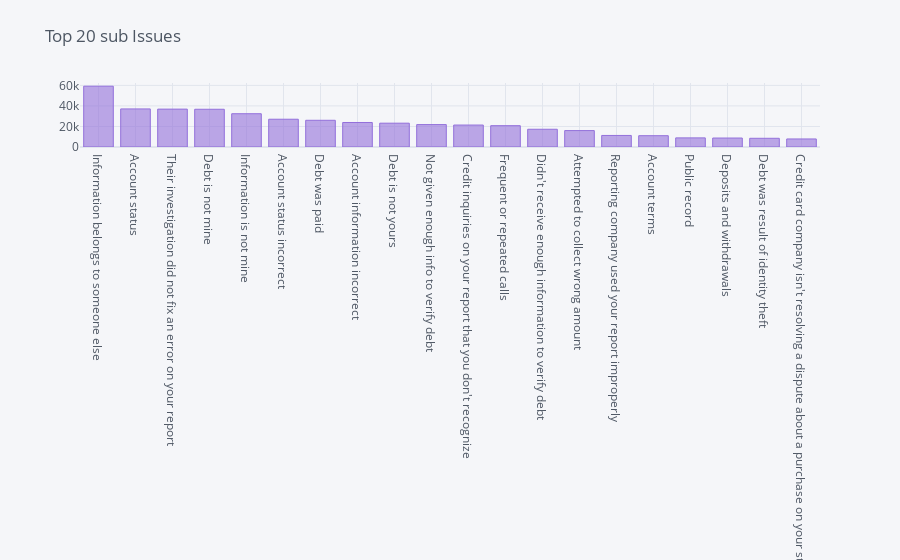

The cell this chart's notebook holds for it:
### Code cell
df['Sub-Issue'].str.strip("'").value_counts()[0:20].iplot(kind = 'bar',fontsize=14,title = 'Top 20 sub Issues',color='#9370DB')

### Figure 1 — Plotly figure (JSON) as saved in the notebook; plotly's stock layout.template omitted (floating-point values rounded to 4 significant figures)
{"data": [{"marker": {"color": "rgba(147, 112, 219, 0.6)", "line": {"color": "rgba(147, 112, 219, 1.0)", "width": 1}}, "name": "Sub-Issue", "orientation": "v", "text": "", "type": "bar", "x": ["Information belongs to someone else", "Account status", "Their investigation did not fix an error on your report", "Debt is not mine", "Information is not mine", "Account status incorrect", "Debt was paid", "Account information incorrect", "Debt is not yours", "Not given enough info to verify debt", "Credit inquiries on your report that you don't recognize", "Frequent or repeated calls", "Didn't receive enough information to verify debt", "Attempted to collect wrong amount", "Reporting company used your report improperly", "Account terms", "Public record", "Deposits and withdrawals", "Debt was result of identity theft", "Credit card company isn't resolving a dispute about a purchase on your statement"], "y": [59168, 37057, 36877, 36731, 32384, 27032, 25993, 23848, 23181, 21814, 21366, 20750, 17267, 15972, 11250, 10995, 8876, 8736, 8481, 7823]}], "layout": {"autosize": true, "legend": {"bgcolor": "#F5F6F9", "font": {"color": "#4D5663"}}, "paper_bgcolor": "#F5F6F9", "plot_bgcolor": "#F5F6F9", "title": {"font": {"color": "#4D5663"}, "text": "Top 20 sub Issues"}, "xaxis": {"autorange": true, "gridcolor": "#E1E5ED", "range": [-0.5, 19.5], "showgrid": true, "tickfont": {"color": "#4D5663"}, "title": {"font": {"color": "#4D5663"}, "text": ""}, "type": "category", "zerolinecolor": "#E1E5ED"}, "yaxis": {"autorange": true, "gridcolor": "#E1E5ED", "range": [0, 62280.0], "showgrid": true, "tickfont": {"color": "#4D5663"}, "title": {"font": {"color": "#4D5663"}, "text": ""}, "type": "linear", "zerolinecolor": "#E1E5ED"}}}
